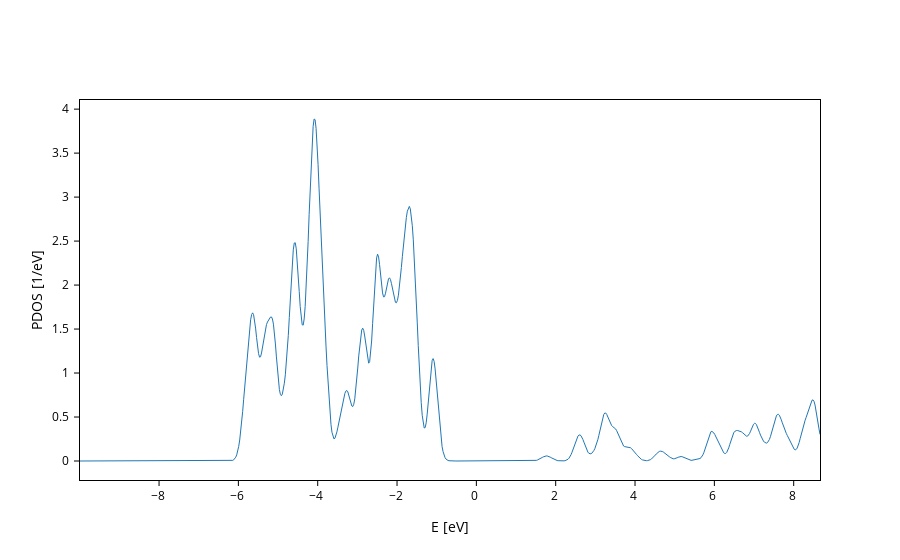

Notebook cell for this chart:
### Markdown cell above
## PDOS groups

There's a very important setting in the `PdosPlot`: `groups`. This setting expects a list of orbital groups, where each group is a dictionary that can specify 
- `species`
- `atoms`
- `orbitals` (the orbital name)
- `n`, `l`, `m` (the quantum numbers)
- `Z` (the Z shell of the orbital)
- `spin`

involved in the PDOS line that you want to draw. Apart from that, a group also accepts the `name`, `color`, `linewidth` and `dash` keys that manage the aesthetics of the line and `reduce`, which indicates the method to use for accumulating orbital contributions: `"mean"` averages over orbitals while `"sum"` simply accumulates all contributions. Finally, `scale` lets you multiply the DOS of the group by whatever factor you want.

Here is an example of how to use the `groups` setting to create a line that displays the Oxygen 2p PDOS:

### Code cell
plot.update_inputs(
    groups=[{"name": "My first PDOS (Oxygen)", "species": ["O"], "n": 2, "l": 1}]
)
# or (it's equivalent)
plot.update_inputs(
    groups=[
        {
            "name": "My first PDOS (Oxygen)",
            "species": ["O"],
            "orbitals": ["2pzZ1", "2pzZ2", "2pxZ1", "2pxZ2", "2pyZ1", "2pyZ2"],
        }
    ]
)

### Figure 1 — Plotly figure (JSON) as saved in the notebook; plotly's stock layout.template omitted (floating-point values rounded to 4 significant figures; data arrays with more than 128 entries replaced by an {"elided": "..."} marker saying what was removed)
{"data": [{"line": {"width": 1.0}, "meta": {}, "mode": "lines", "name": "My first PDOS (Oxygen)", "type": "scatter", "x": {"elided": "747 float values"}, "y": {"elided": "747 float values"}}], "layout": {"scene": {"xaxis": {"title": {"text": "E [eV]"}}, "yaxis": {"title": {"text": "PDOS [1/eV]"}}}, "xaxis": {"title": {"text": "E [eV]"}}, "yaxis": {"title": {"text": "PDOS [1/eV]"}}}}
